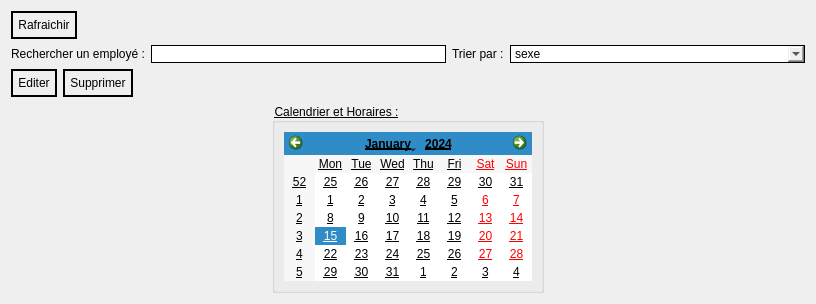
             <widget class="QWidget" name="tab_16">
              <attribute name="title">
               <string>   Rechercher employé   </string>
              </attribute>
              <layout class="QGridLayout" name="gridLayout_7">
               <item row="0" column="0">
                <layout class="QHBoxLayout" name="horizontalLayout_5">
                 <item>
                  <widget class="QPushButton" name="Rafraichir_e">
                   <property name="styleSheet">
                    <string notr="true">font: 600 12pt &quot;Segoe UI&quot;;
color: rgb(0, 0, 0);
 border: 2px solid black;
    border-radius: 15px;
    padding: 5px; font: 600 12pt &quot;Segoe UI&quot;;
color: rgb(0, 0, 0);</string>
                   </property>
                   <property name="text">
                    <string>Rafraichir</string>
                   </property>
                   <property name="checkable">
                    <bool>true</bool>
                   </property>
                  </widget>
                 </item>
                 <item>
                  <spacer name="horizontalSpacer_3">
                   <property name="orientation">
                    <enum>Qt::Orientation::Horizontal</enum>
                   </property>
                   <property name="sizeHint" stdset="0">
                    <size>
                     <width>728</width>
                     <height>20</height>
                    </size>
                   </property>
                  </spacer>
                 </item>
                </layout>
               </item>
               <item row="1" column="0">
                <layout class="QHBoxLayout" name="horizontalLayout_3">
                 <item>
                  <widget class="QLabel" name="label_8">
                   <property name="styleSheet">
                    <string notr="true">font: 600 14pt &quot;Segoe UI&quot;;
color: rgb(0, 0, 0);</string>
                   </property>
                   <property name="text">
                    <string>Rechercher un employé :</string>
                   </property>
                  </widget>
                 </item>
                 <item>
                  <widget class="QLineEdit" name="lineEdit_10">
                   <property name="styleSheet">
                    <string notr="true">color: rgb(0, 0, 0);
 border: 1px solid black;</string>
                   </property>
                  </widget>
                 </item>
                 <item>
                  <widget class="QLabel" name="label_9">
                   <property name="styleSheet">
                    <string notr="true">font: 600 14pt &quot;Segoe UI&quot;;
color: rgb(0, 0, 0);</string>
                   </property>
                   <property name="text">
                    <string>Trier par :</string>
                   </property>
                  </widget>
                 </item>
                 <item>
                  <widget class="QComboBox" name="comboBox">
                   <property name="sizePolicy">
                    <sizepolicy hsizetype="Expanding" vsizetype="Preferred">
                     <horstretch>0</horstretch>
                     <verstretch>0</verstretch>
                    </sizepolicy>
                   </property>
                   <property name="styleSheet">
                    <string notr="true">font: 600 12pt &quot;Segoe UI&quot;;
color: rgb(0, 0, 0);
 border: 1px solid black;</string>
                   </property>
                   <item>
                    <property name="text">
                     <string>sexe</string>
                    </property>
                   </item>
                   <item>
                    <property name="text">
                     <string>date d'embauche</string>
                    </property>
                   </item>
                   <item>
                    <property name="text">
                     <string>poste</string>
                    </property>
                   </item>
                   <item>
                    <property name="text">
                     <string>salaire</string>
                    </property>
                   </item>
                  </widget>
                 </item>
                </layout>
               </item>
               <item row="2" column="0">
                <layout class="QHBoxLayout" name="horizontalLayout_4">
                 <item>
                  <widget class="QPushButton" name="editer_e">
                   <property name="mouseTracking">
                    <bool>true</bool>
                   </property>
                   <property name="tabletTracking">
                    <bool>true</bool>
                   </property>
                   <property name="styleSheet">
                    <string notr="true">font: 600 12pt &quot;Segoe UI&quot;;
color: rgb(0, 0, 0);
font: 600 12pt &quot;Segoe UI&quot;;
color: rgb(0, 0, 0);
 border: 2px solid black;
    border-radius: 15px;
    padding: 5px; </string>
                   </property>
                   <property name="text">
                    <string>Editer</string>
                   </property>
                   <property name="checkable">
                    <bool>true</bool>
                   </property>
                   <property name="autoExclusive">
                    <bool>true</bool>
                   </property>
                  </widget>
                 </item>
                 <item>
                  <widget class="QPushButton" name="supprimer_e">
                   <property name="styleSheet">
                    <string notr="true">font: 600 12pt &quot;Segoe UI&quot;;
color: rgb(0, 0, 0);
font: 600 12pt &quot;Segoe UI&quot;;
color: rgb(0, 0, 0);
 border: 2px solid black;
    border-radius: 15px;
    padding: 5px; </string>
                   </property>
                   <property name="text">
                    <string>Supprimer</string>
                   </property>
                   <property name="checkable">
                    <bool>true</bool>
                   </property>
                  </widget>
                 </item>
                 <item>
                  <spacer name="horizontalSpacer_4">
                   <property name="orientation">
                    <enum>Qt::Orientation::Horizontal</enum>
                   </property>
                   <property name="sizeHint" stdset="0">
                    <size>
                     <width>598</width>
                     <height>20</height>
                    </size>
                   </property>
                  </spacer>
                 </item>
                </layout>
               </item>
               <item row="3" column="0">
                <layout class="QHBoxLayout" name="horizontalLayout_6">
                 <item>
                  <spacer name="horizontalSpacer_5">
                   <property name="orientation">
                    <enum>Qt::Orientation::Horizontal</enum>
                   </property>
                   <property name="sizeHint" stdset="0">
                    <size>
                     <width>178</width>
                     <height>20</height>
                    </size>
                   </property>
                  </spacer>
                 </item>
                 <item>
                  <widget class="QGroupBox" name="groupBox">
                   <property name="styleSheet">
                    <string notr="true">font: 700 11pt &quot;Segoe UI&quot;;
text-decoration: underline;
color: rgb(0, 0, 0);</string>
                   </property>
                   <property name="title">
                    <string>Calendrier et Horaires :</string>
                   </property>
                   <layout class="QGridLayout" name="gridLayout_6">
                    <item row="0" column="0">
                     <widget class="QCalendarWidget" name="calendarWidget"/>
                    </item>
                   </layout>
                  </widget>
                 </item>
                 <item>
                  <spacer name="horizontalSpacer_6">
                   <property name="orientation">
                    <enum>Qt::Orientation::Horizontal</enum>
                   </property>
                   <property name="sizeHint" stdset="0">
                    <size>
                     <width>198</width>
                     <height>20</height>
                    </size>
                   </property>
                  </spacer>
                 </item>
                </layout>
               </item>
              </layout>
             </widget>
